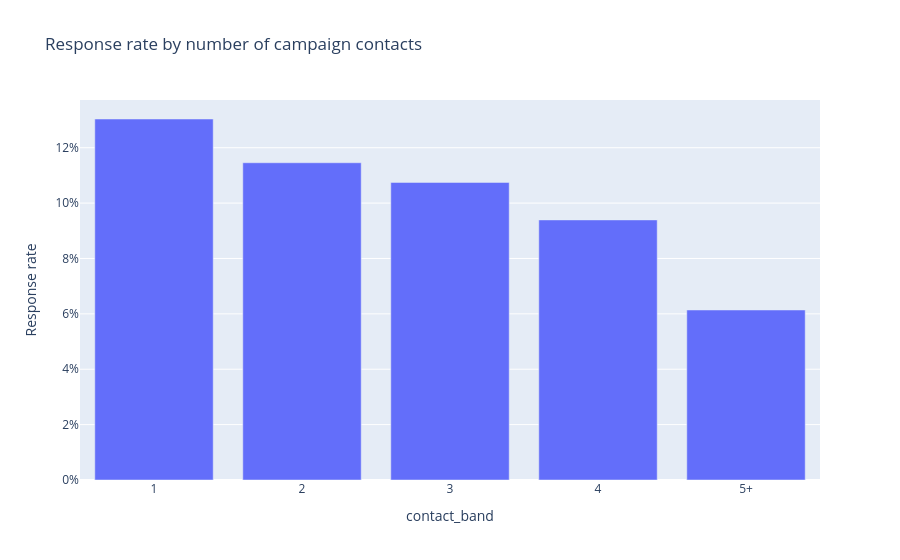
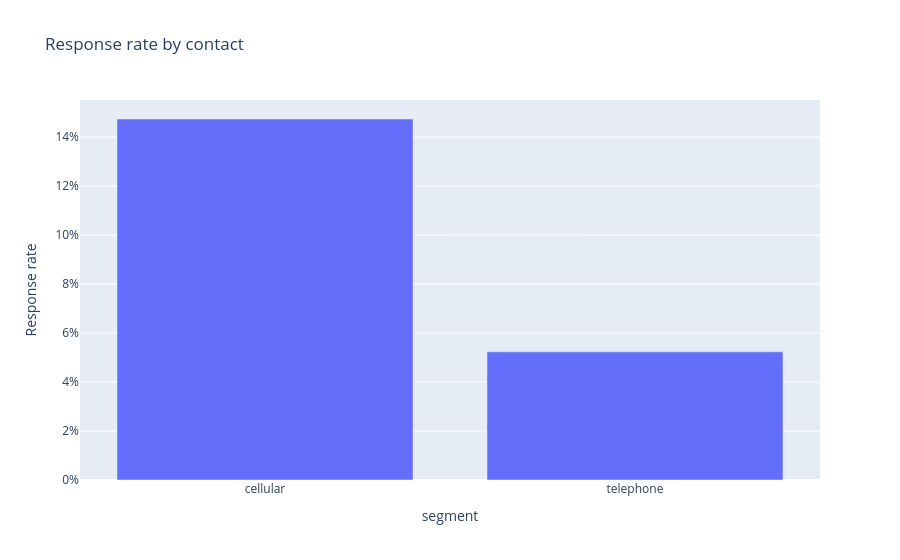
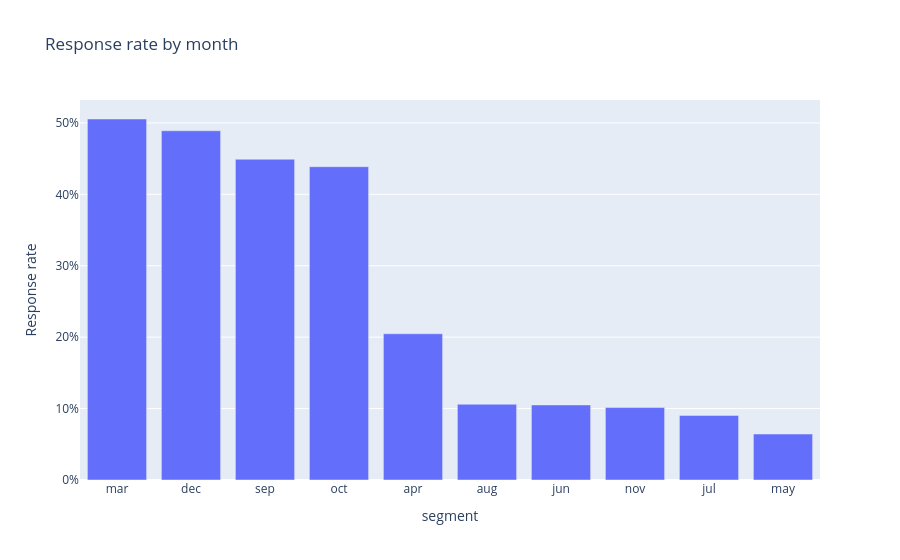
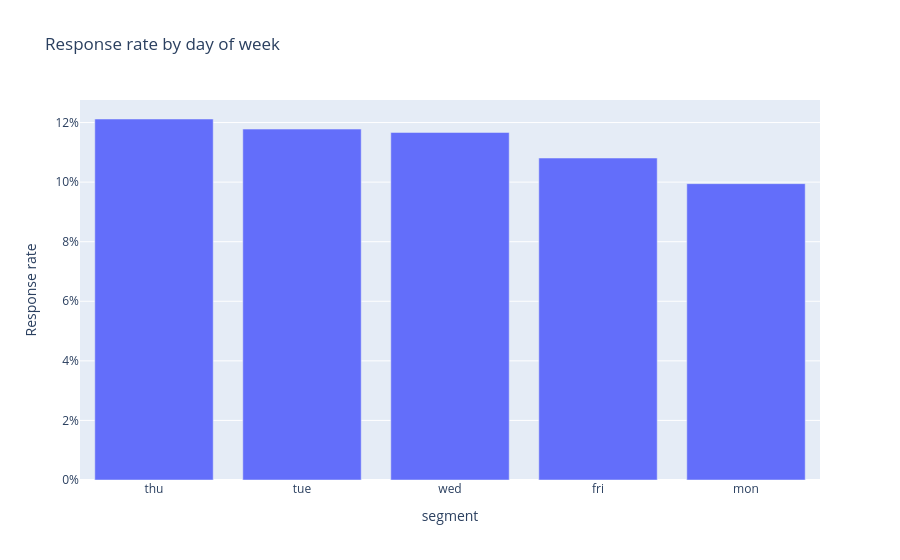

Notebook source saved alongside these figures, in order:
### Markdown cell above
## 4. Contact frequency, channel, and timing

`campaign` is the number of contacts during this campaign, including the last contact. Channel, month, and weekday comparisons are descriptive and can be affected by customer mix and timing.

### Code cell
frequency = contact_frequency_table(data)
display(frequency.style.format({'response_rate': '{:.2%}'}))
fig = px.bar(frequency, x='contact_band', y='response_rate', hover_data=['records', 'responses'], title='Response rate by number of campaign contacts')
fig.update_yaxes(tickformat='.0%', title='Response rate')
fig.show()

for column in ['contact', 'month', 'day_of_week']:
    table = response_by_segment(data, column)
    label = column.replace('_', ' ')
    print(f'\n{label.title()} comparison:')
    display(table.style.format({'response_rate': '{:.2%}'}))
    fig = px.bar(table, x='segment', y='response_rate', hover_data=['records', 'responses'], title=f'Response rate by {label}')
    fig.update_yaxes(tickformat='.0%', title='Response rate')
    fig.show()

### Figure 1 — Plotly figure (JSON) as saved in the notebook; plotly's stock layout.template omitted (floating-point values rounded to 4 significant figures)
{"data": [{"customdata": [[17642, 2300], [10570, 1211], [5341, 574], [2651, 249], [4984, 306]], "hovertemplate": "contact_band=%{x}<br>response_rate=%{y}<br>records=%{customdata[0]}<br>responses=%{customdata[1]}<extra></extra>", "legendgroup": "", "marker": {"color": "#636efa", "pattern": {"shape": ""}}, "name": "", "orientation": "v", "showlegend": false, "textposition": "auto", "type": "bar", "x": ["1", "2", "3", "4", "5+"], "xaxis": "x", "y": [0.1304, 0.1146, 0.1075, 0.09393, 0.0614], "yaxis": "y"}], "layout": {"barmode": "relative", "legend": {"tracegroupgap": 0}, "title": {"text": "Response rate by number of campaign contacts"}, "xaxis": {"anchor": "y", "domain": [0.0, 1.0], "title": {"text": "contact_band"}}, "yaxis": {"anchor": "x", "domain": [0.0, 1.0], "tickformat": ".0%", "title": {"text": "Response rate"}}}}

### Figure 2 — Plotly figure (JSON) as saved in the notebook; plotly's stock layout.template omitted (floating-point values rounded to 4 significant figures)
{"data": [{"customdata": [[26144, 3853], [15044, 787]], "hovertemplate": "segment=%{x}<br>response_rate=%{y}<br>records=%{customdata[0]}<br>responses=%{customdata[1]}<extra></extra>", "legendgroup": "", "marker": {"color": "#636efa", "pattern": {"shape": ""}}, "name": "", "orientation": "v", "showlegend": false, "textposition": "auto", "type": "bar", "x": ["cellular", "telephone"], "xaxis": "x", "y": [0.1474, 0.05231], "yaxis": "y"}], "layout": {"barmode": "relative", "legend": {"tracegroupgap": 0}, "title": {"text": "Response rate by contact"}, "xaxis": {"anchor": "y", "domain": [0.0, 1.0], "title": {"text": "segment"}}, "yaxis": {"anchor": "x", "domain": [0.0, 1.0], "tickformat": ".0%", "title": {"text": "Response rate"}}}}

### Figure 3 — Plotly figure (JSON) as saved in the notebook; plotly's stock layout.template omitted (floating-point values rounded to 4 significant figures)
{"data": [{"customdata": [[546, 276], [182, 89], [570, 256], [718, 315], [2632, 539], [6178, 655], [5318, 559], [4101, 416], [7174, 649], [13769, 886]], "hovertemplate": "segment=%{x}<br>response_rate=%{y}<br>records=%{customdata[0]}<br>responses=%{customdata[1]}<extra></extra>", "legendgroup": "", "marker": {"color": "#636efa", "pattern": {"shape": ""}}, "name": "", "orientation": "v", "showlegend": false, "textposition": "auto", "type": "bar", "x": ["mar", "dec", "sep", "oct", "apr", "aug", "jun", "nov", "jul", "may"], "xaxis": "x", "y": [0.5055, 0.489, 0.4491, 0.4387, 0.2048, 0.106, 0.1051, 0.1014, 0.09047, 0.06435], "yaxis": "y"}], "layout": {"barmode": "relative", "legend": {"tracegroupgap": 0}, "title": {"text": "Response rate by month"}, "xaxis": {"anchor": "y", "domain": [0.0, 1.0], "title": {"text": "segment"}}, "yaxis": {"anchor": "x", "domain": [0.0, 1.0], "tickformat": ".0%", "title": {"text": "Response rate"}}}}

### Figure 4 — Plotly figure (JSON) as saved in the notebook; plotly's stock layout.template omitted (floating-point values rounded to 4 significant figures)
{"data": [{"customdata": [[8623, 1045], [8090, 953], [8134, 949], [7827, 846], [8514, 847]], "hovertemplate": "segment=%{x}<br>response_rate=%{y}<br>records=%{customdata[0]}<br>responses=%{customdata[1]}<extra></extra>", "legendgroup": "", "marker": {"color": "#636efa", "pattern": {"shape": ""}}, "name": "", "orientation": "v", "showlegend": false, "textposition": "auto", "type": "bar", "x": ["thu", "tue", "wed", "fri", "mon"], "xaxis": "x", "y": [0.1212, 0.1178, 0.1167, 0.1081, 0.09948], "yaxis": "y"}], "layout": {"barmode": "relative", "legend": {"tracegroupgap": 0}, "title": {"text": "Response rate by day of week"}, "xaxis": {"anchor": "y", "domain": [0.0, 1.0], "title": {"text": "segment"}}, "yaxis": {"anchor": "x", "domain": [0.0, 1.0], "tickformat": ".0%", "title": {"text": "Response rate"}}}}
